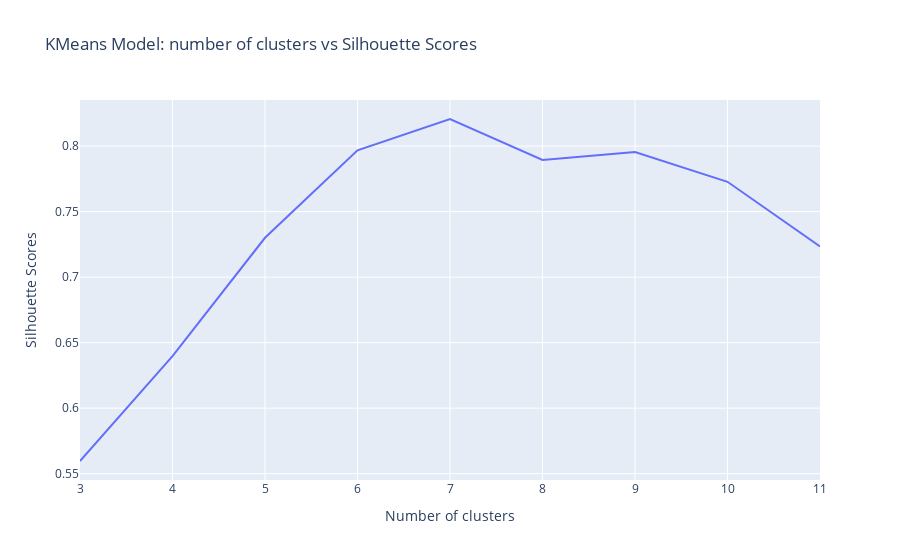

Here is the notebook cell this chart was saved with:
### Code cell
fig=px.line(x=n_clusters, y=silhouette_scores.values(), title="KMeans Model: number of clusters vs Silhouette Scores")
fig.update_layout(xaxis_title="Number of clusters", yaxis_title ="Silhouette Scores")
fig.show()

### Figure 1 — Plotly figure (JSON) as saved in the notebook; plotly's stock layout.template omitted (floating-point values rounded to 4 significant figures)
{"data": [{"hovertemplate": "x=%{x}<br>y=%{y}<extra></extra>", "legendgroup": "", "line": {"color": "#636efa", "dash": "solid"}, "marker": {"symbol": "circle"}, "mode": "lines", "name": "", "orientation": "v", "showlegend": false, "type": "scatter", "x": [3, 4, 5, 6, 7, 8, 9, 10, 11], "xaxis": "x", "y": [0.5597, 0.6397, 0.73, 0.7968, 0.8207, 0.7895, 0.7955, 0.7728, 0.7235], "yaxis": "y"}], "layout": {"legend": {"tracegroupgap": 0}, "title": {"text": "KMeans Model: number of clusters vs Silhouette Scores"}, "xaxis": {"anchor": "y", "domain": [0, 1], "title": {"text": "Number of clusters"}}, "yaxis": {"anchor": "x", "domain": [0, 1], "title": {"text": "Silhouette Scores"}}}}
